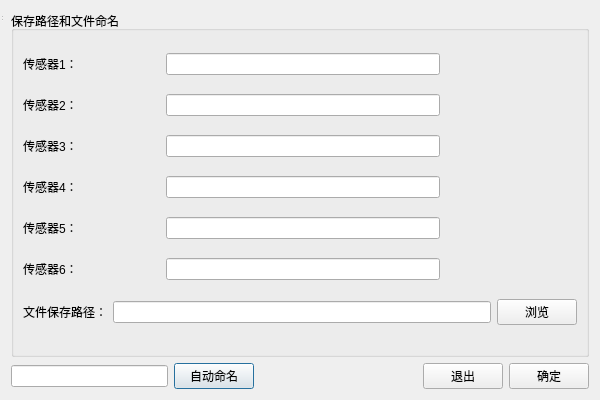
<?xml version="1.0" encoding="UTF-8"?>
<ui version="4.0">
 <class>FileConfigWindow</class>
 <widget class="QDialog" name="FileConfigWindow">
  <property name="geometry">
   <rect>
    <x>0</x>
    <y>0</y>
    <width>600</width>
    <height>400</height>
   </rect>
  </property>
  <property name="minimumSize">
   <size>
    <width>600</width>
    <height>400</height>
   </size>
  </property>
  <property name="maximumSize">
   <size>
    <width>600</width>
    <height>400</height>
   </size>
  </property>
  <property name="windowTitle">
   <string>文件命名</string>
  </property>
  <layout class="QGridLayout" name="gridLayout_3">
   <item row="0" column="0">
    <layout class="QGridLayout" name="gridLayout_2">
     <item row="1" column="0">
      <widget class="QLineEdit" name="lineEdit_9"/>
     </item>
     <item row="1" column="1">
      <widget class="QPushButton" name="pushButton_4">
       <property name="text">
        <string>自动命名</string>
       </property>
      </widget>
     </item>
     <item row="1" column="2">
      <spacer name="horizontalSpacer_8">
       <property name="orientation">
        <enum>Qt::Horizontal</enum>
       </property>
       <property name="sizeHint" stdset="0">
        <size>
         <width>156</width>
         <height>20</height>
        </size>
       </property>
      </spacer>
     </item>
     <item row="1" column="3">
      <widget class="QPushButton" name="pushButton_2">
       <property name="text">
        <string>退出</string>
       </property>
      </widget>
     </item>
     <item row="1" column="4">
      <widget class="QPushButton" name="pushButton_3">
       <property name="text">
        <string>确定</string>
       </property>
      </widget>
     </item>
     <item row="0" column="0" colspan="5">
      <widget class="QGroupBox" name="groupBox">
       <property name="title">
        <string>保存路径和文件命名</string>
       </property>
       <layout class="QGridLayout" name="gridLayout">
        <item row="0" column="0" colspan="3">
         <layout class="QHBoxLayout" name="horizontalLayout" stretch="1,2,1">
          <item>
           <widget class="QLabel" name="label_8">
            <property name="text">
             <string>传感器1：</string>
            </property>
           </widget>
          </item>
          <item>
           <widget class="QLineEdit" name="lineEdit_one"/>
          </item>
          <item>
           <spacer name="horizontalSpacer">
            <property name="orientation">
             <enum>Qt::Horizontal</enum>
            </property>
            <property name="sizeHint" stdset="0">
             <size>
              <width>20</width>
              <height>20</height>
             </size>
            </property>
           </spacer>
          </item>
         </layout>
        </item>
        <item row="1" column="0" colspan="3">
         <layout class="QHBoxLayout" name="horizontalLayout_2" stretch="1,2,1">
          <item>
           <widget class="QLabel" name="label_9">
            <property name="text">
             <string>传感器2：</string>
            </property>
           </widget>
          </item>
          <item>
           <widget class="QLineEdit" name="lineEdit_two"/>
          </item>
          <item>
           <spacer name="horizontalSpacer_2">
            <property name="orientation">
             <enum>Qt::Horizontal</enum>
            </property>
            <property name="sizeHint" stdset="0">
             <size>
              <width>20</width>
              <height>20</height>
             </size>
            </property>
           </spacer>
          </item>
         </layout>
        </item>
        <item row="2" column="0" colspan="3">
         <layout class="QHBoxLayout" name="horizontalLayout_3" stretch="1,2,1">
          <item>
           <widget class="QLabel" name="label_10">
            <property name="text">
             <string>传感器3：</string>
            </property>
           </widget>
          </item>
          <item>
           <widget class="QLineEdit" name="lineEdit_three"/>
          </item>
          <item>
           <spacer name="horizontalSpacer_3">
            <property name="orientation">
             <enum>Qt::Horizontal</enum>
            </property>
            <property name="sizeHint" stdset="0">
             <size>
              <width>20</width>
              <height>20</height>
             </size>
            </property>
           </spacer>
          </item>
         </layout>
        </item>
        <item row="3" column="0" colspan="3">
         <layout class="QHBoxLayout" name="horizontalLayout_4" stretch="1,2,1">
          <item>
           <widget class="QLabel" name="label_11">
            <property name="text">
             <string>传感器4：</string>
            </property>
           </widget>
          </item>
          <item>
           <widget class="QLineEdit" name="lineEdit_four"/>
          </item>
          <item>
           <spacer name="horizontalSpacer_4">
            <property name="orientation">
             <enum>Qt::Horizontal</enum>
            </property>
            <property name="sizeHint" stdset="0">
             <size>
              <width>20</width>
              <height>20</height>
             </size>
            </property>
           </spacer>
          </item>
         </layout>
        </item>
        <item row="4" column="0" colspan="3">
         <layout class="QHBoxLayout" name="horizontalLayout_5" stretch="1,2,1">
          <item>
           <widget class="QLabel" name="label_12">
            <property name="text">
             <string>传感器5：</string>
            </property>
           </widget>
          </item>
          <item>
           <widget class="QLineEdit" name="lineEdit_five"/>
          </item>
          <item>
           <spacer name="horizontalSpacer_5">
            <property name="orientation">
             <enum>Qt::Horizontal</enum>
            </property>
            <property name="sizeHint" stdset="0">
             <size>
              <width>20</width>
              <height>20</height>
             </size>
            </property>
           </spacer>
          </item>
         </layout>
        </item>
        <item row="5" column="0" colspan="3">
         <layout class="QHBoxLayout" name="horizontalLayout_7" stretch="1,2,1">
          <item>
           <widget class="QLabel" name="label_14">
            <property name="text">
             <string>传感器6：</string>
            </property>
           </widget>
          </item>
          <item>
           <widget class="QLineEdit" name="lineEdit_six"/>
          </item>
          <item>
           <spacer name="horizontalSpacer_7">
            <property name="orientation">
             <enum>Qt::Horizontal</enum>
            </property>
            <property name="sizeHint" stdset="0">
             <size>
              <width>20</width>
              <height>20</height>
             </size>
            </property>
           </spacer>
          </item>
         </layout>
        </item>
        <item row="6" column="0">
         <widget class="QLabel" name="label">
          <property name="text">
           <string>文件保存路径：</string>
          </property>
         </widget>
        </item>
        <item row="6" column="1">
         <widget class="QLineEdit" name="lineEdit_path"/>
        </item>
        <item row="6" column="2">
         <widget class="QPushButton" name="pushButton">
          <property name="text">
           <string>浏览</string>
          </property>
         </widget>
        </item>
       </layout>
      </widget>
     </item>
    </layout>
   </item>
  </layout>
  <widget class="QStatusBar" name="statusbar">
   <property name="geometry">
    <rect>
     <x>0</x>
     <y>0</y>
     <width>3</width>
     <height>22</height>
    </rect>
   </property>
  </widget>
 </widget>
 <resources/>
 <connections/>
</ui>
